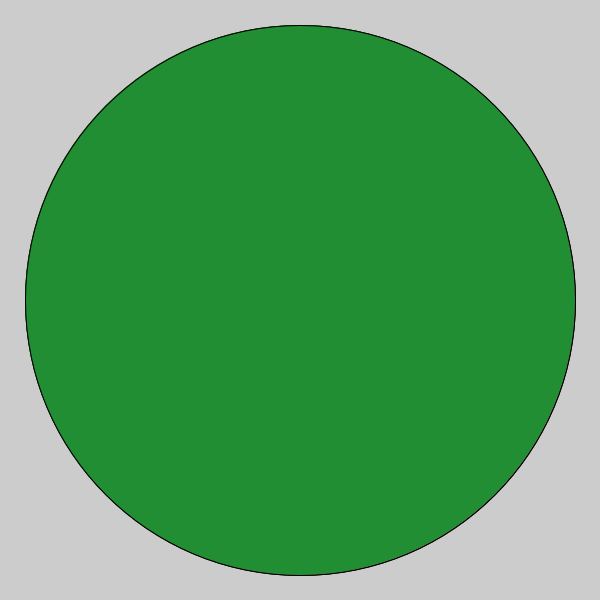
Frame 1 (no input)
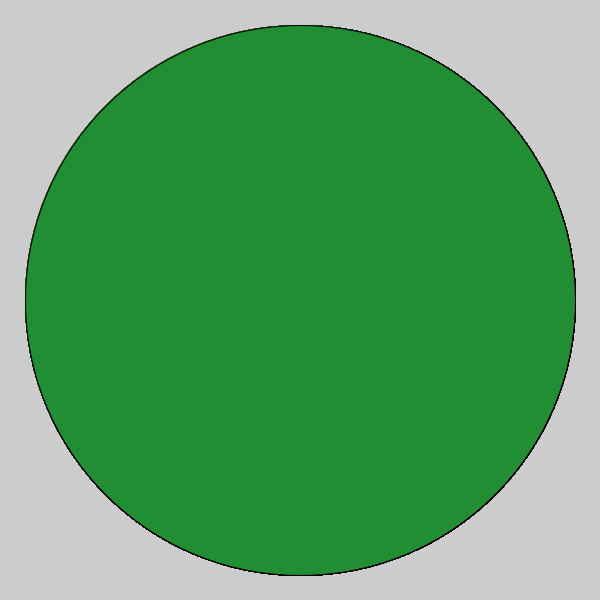
Frame 60 (the mouse pressed at the canvas centre just before this capture)
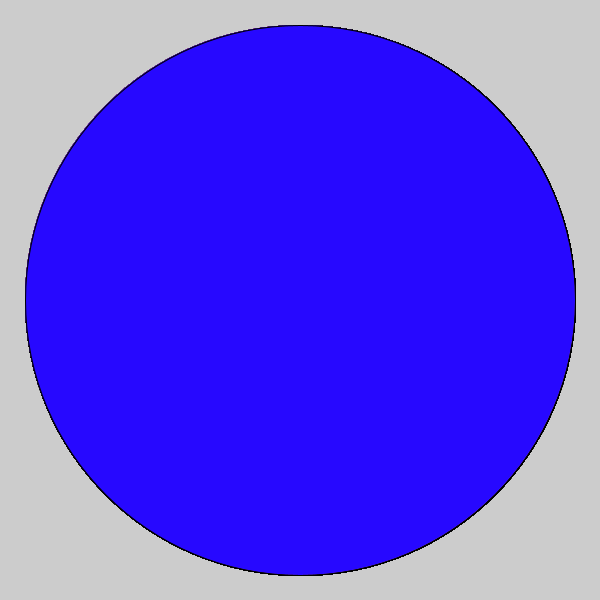
Frame 120 (the mouse held since frame 60 and released just before this capture)

The Processing sketch that drew these frames (run headless with seeded random() and noise(); from frame 60 on, the mouse is pressed at the canvas centre):

// Processing sketch: Logical_Dot
// ── Logical_Dot.pde


void setup() {
  size(600,600);
}

void draw() {
  fill(#CE6A43);
  ellipse(300,300, 550,550);
  if(mousePressed){
    fill(#2708FF);
    ellipse(300,300,550,550);
  }
  else{
    fill(#218E34);
    ellipse(300,300,550,550);
  }
}
